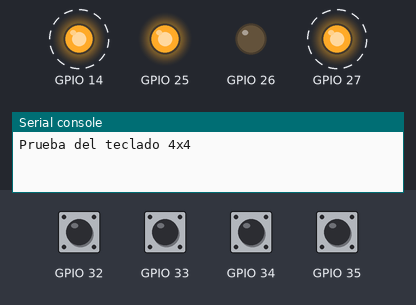
Bench run of a program on a simulated ESP32 board running MicroPython. Shown: output pins drawn as LEDs (lit = HIGH), the last lines printed to the serial console. Dashed ring = blinking. The inputs (shaded band) are chosen by the test bench; at power-on: GPIO 32–35 HIGH.

Above: at 0.5 s.
1.3 s: GPIO 32 pulled LOW for 0.15 s
At 1.5 s:
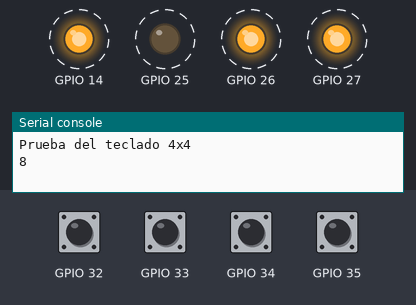
4.3 s: GPIO 34 pulled LOW for 0.15 s
At 4.3 s:
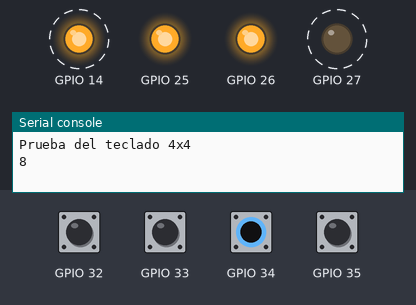
7.3 s: GPIO 34 pulled LOW for 1 s
10.3 s: GPIO 33 pulled LOW for 0.15 s
At 10.5 s:
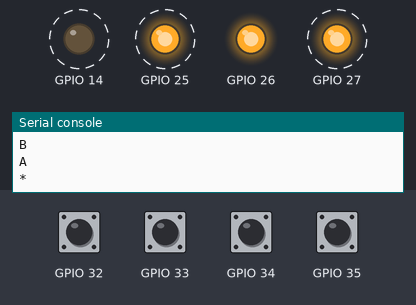
13.3 s: GPIO 32 driven LOW and GPIO 34 driven LOW
Timing chart, 0 to 17.3 s (numbered marks = the images above; inputs shaded):
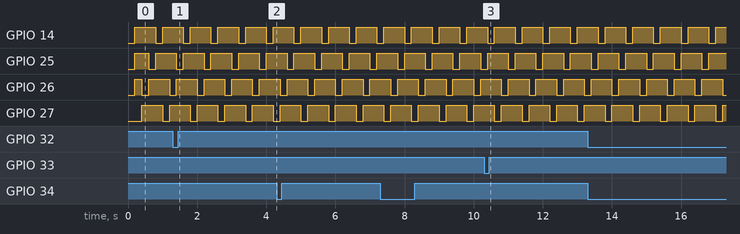

Measured:
- by itself, GPIO 14, GPIO 25–27: alternates HIGH for 0.60 s and LOW for 0.20 s

The program:

teclado_matricial_timer.py
```python
from machine import Pin, Timer

class TecladoMatricial():

    def __init__(self, indices_renglones = [], indices_columnas = [], teclas = ''):
        # Configuración del hardware
        self._renglones = [Pin(indice, Pin.OUT) for indice in indices_renglones]
        self._columnas = [Pin(indice, Pin.IN, Pin.PULL_UP) for indice in indices_columnas]
        [pin.irq(trigger=Pin.IRQ_FALLING, handler=self._tecla_oprimida) for pin in self._columnas]
        # Teclas
        self._teclas = teclas
        # Ultima tecla oprimida
        self._tecla = ''
        # Patrones de excitación para los renglones
        self._salidas = [[int(j != i) for j in range(len(self._columnas))] for i in range(len(self._renglones))]
        # Indice de la salida actual
        self._indice_salida = 0
        # Timer para escanear el teclado
        self._timer = Timer(0, mode=Timer.PERIODIC, freq=5, callback=self._escanea)

    def __del__(self):
        # Detiene el timer
        self._timer.deinit()

    def _tecla_oprimida(self, pin):
        # Obtiene la columna oprimida
        indice_entrada = self._columnas.index(pin)
        # Calcula índice de la tecla
        indice = len(self._columnas)*self._indice_salida + indice_entrada
        # Almacena tecla oprimida
        self._tecla = self._teclas[indice]

    def _escanea(self, timer):
        # Si no tengo una tecla almacenada, escaneo
        if self._tecla == '':
            # Avance (circular) al siguiente patrón de renglones
            self._indice_salida = (self._indice_salida + 1) % len(self._salidas)
            # Activa el patrón en los renglones
            [renglon.value(valor) for renglon, valor in zip(self._renglones, self._salidas[self._indice_salida])]
        # Si tengo tecla almacenada, desactivo
        else:
            [renglon.value(1) for renglon in self._renglones]

    def lee(self):
        # Prepara la tecla almacenada (o nada) para regresar
        tecla = self._tecla
        # Limpia la tecla almacenada
        self._tecla = ''
        # Regresa la última tecla almacenada
        return tecla

# Prueba
if __name__ == '__main__':
    print('Prueba del teclado 4x4')
    mi_teclado = TecladoMatricial(indices_renglones=[14, 27, 26, 25], indices_columnas = [33, 32, 35, 34], teclas = '123A456B789C*0#D')
    try:
        while True:
            if (tecla := mi_teclado.lee()) != '':
                print(tecla)
    except KeyboardInterrupt:
        print('Terminamos')
    
```
